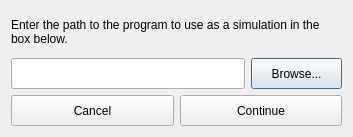
<?xml version="1.0" encoding="UTF-8"?>
<ui version="4.0">
 <class>SimulatorInit</class>
 <widget class="QDialog" name="SimulatorInit">
  <property name="geometry">
   <rect>
    <x>0</x>
    <y>0</y>
    <width>353</width>
    <height>137</height>
   </rect>
  </property>
  <property name="sizePolicy">
   <sizepolicy hsizetype="MinimumExpanding" vsizetype="MinimumExpanding">
    <horstretch>0</horstretch>
    <verstretch>0</verstretch>
   </sizepolicy>
  </property>
  <property name="minimumSize">
   <size>
    <width>353</width>
    <height>137</height>
   </size>
  </property>
  <property name="windowTitle">
   <string>Select Program For Simulation</string>
  </property>
  <property name="windowIcon">
   <iconset resource="../resources/images.qrc">
    <normaloff>:/resources/img/icon.png</normaloff>:/resources/img/icon.png</iconset>
  </property>
  <layout class="QVBoxLayout" name="verticalLayout">
   <item>
    <widget class="QLabel" name="label">
     <property name="sizePolicy">
      <sizepolicy hsizetype="MinimumExpanding" vsizetype="MinimumExpanding">
       <horstretch>0</horstretch>
       <verstretch>0</verstretch>
      </sizepolicy>
     </property>
     <property name="minimumSize">
      <size>
       <width>331</width>
       <height>41</height>
      </size>
     </property>
     <property name="text">
      <string>Enter the path to the program to use as a simulation in the box below.</string>
     </property>
     <property name="wordWrap">
      <bool>true</bool>
     </property>
    </widget>
   </item>
   <item>
    <layout class="QHBoxLayout" name="horizontalLayout">
     <property name="sizeConstraint">
      <enum>QLayout::SetMinimumSize</enum>
     </property>
     <item>
      <widget class="QLineEdit" name="fileInput">
       <property name="sizePolicy">
        <sizepolicy hsizetype="MinimumExpanding" vsizetype="Minimum">
         <horstretch>0</horstretch>
         <verstretch>0</verstretch>
        </sizepolicy>
       </property>
       <property name="minimumSize">
        <size>
         <width>231</width>
         <height>31</height>
        </size>
       </property>
      </widget>
     </item>
     <item>
      <widget class="QPushButton" name="browseButton">
       <property name="sizePolicy">
        <sizepolicy hsizetype="Minimum" vsizetype="Minimum">
         <horstretch>0</horstretch>
         <verstretch>0</verstretch>
        </sizepolicy>
       </property>
       <property name="minimumSize">
        <size>
         <width>91</width>
         <height>31</height>
        </size>
       </property>
       <property name="text">
        <string>Browse...</string>
       </property>
      </widget>
     </item>
    </layout>
   </item>
   <item>
    <spacer name="verticalSpacer">
     <property name="orientation">
      <enum>Qt::Vertical</enum>
     </property>
     <property name="sizeHint" stdset="0">
      <size>
       <width>20</width>
       <height>40</height>
      </size>
     </property>
    </spacer>
   </item>
   <item>
    <layout class="QHBoxLayout" name="horizontalLayout_2">
     <property name="sizeConstraint">
      <enum>QLayout::SetMaximumSize</enum>
     </property>
     <item>
      <widget class="QPushButton" name="cancelButton">
       <property name="sizePolicy">
        <sizepolicy hsizetype="MinimumExpanding" vsizetype="Minimum">
         <horstretch>0</horstretch>
         <verstretch>0</verstretch>
        </sizepolicy>
       </property>
       <property name="minimumSize">
        <size>
         <width>81</width>
         <height>31</height>
        </size>
       </property>
       <property name="text">
        <string>Cancel</string>
       </property>
      </widget>
     </item>
     <item>
      <widget class="QPushButton" name="continueButton">
       <property name="sizePolicy">
        <sizepolicy hsizetype="MinimumExpanding" vsizetype="Minimum">
         <horstretch>0</horstretch>
         <verstretch>0</verstretch>
        </sizepolicy>
       </property>
       <property name="text">
        <string>Continue</string>
       </property>
      </widget>
     </item>
    </layout>
   </item>
  </layout>
 </widget>
 <resources>
  <include location="../resources/images.qrc"/>
 </resources>
 <connections/>
</ui>
